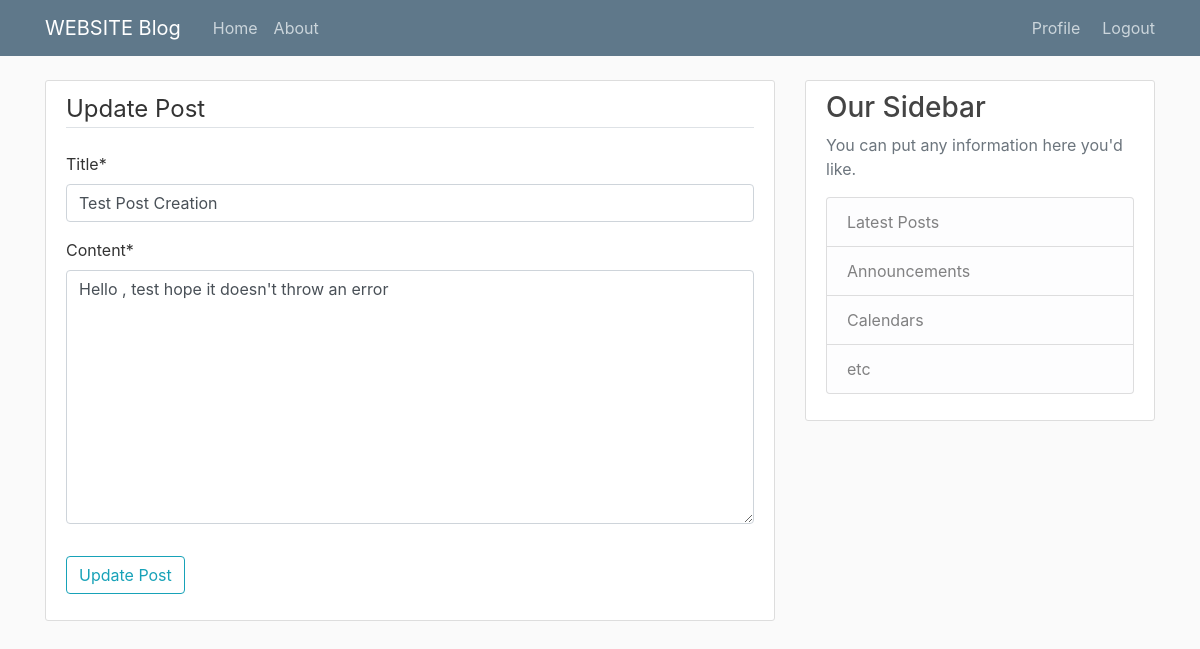
Page /update/4/ (signed in) on the committed database.
### web/models.py (models this page shows, shortened)
class Post(models.Model):
    title = models.CharField(max_length=100)
    content = models.TextField()
    date_posted = models.DateTimeField(default = timezone.now)
    author = models.ForeignKey(User, on_delete=models.CASCADE)

### web/views.py (the view, shortened to what this page needs)
# urls.py: path('update/<int:pk>/',views.update,name='web-update'),
@login_required
def update(request , pk):
    post = Post.objects.get(pk = pk)
    if post.author != request.user:
        messages.error(request, "You are not allowed to edit someone else's post.BRUH!")
        return redirect('web-home')
    if request.method == "GET":
        form = PostForm(instance=post)
    return render(
        request,
        'create.html',
        {'form': form , 'post': post}
    )

### web/forms.py
class PostForm(forms.ModelForm):
    class Meta:
        model = Post
        fields = ['title','content']

### templates/create.html (shortened to what this page needs)
{% extends 'base.html' %}
{% load crispy_forms_tags %}
{% block content %}
    <div class="content-section">
        <form action="" method="post">
            <fieldset class="form-group">
                <legend class="border-bottom mb-4">
                    {% if form.instance.pk and post.author == user %}
                        Update Post
                    {% else %}
                        Create post
                    {% endif %}
                </legend>
                {{ form|crispy }}
            </fieldset>
            <div class="form-group">
                <button class="btn btn-outline-info" type="submit">
                    {% if form.instance.pk and post.author == user %}
                        Update Post
                    {% else %}
                        Create post
                    {% endif %}
                </button>
            </div>
        </form>
    </div>
{% endblock content %}

### static/main.css (style rules this page uses)
body { background: #fafafa; color: #333333; margin-top: 5rem; }
.content-section { background: #ffffff; padding: 10px 20px; border: 1px solid #dddddd; border-radius: 3px; margin-bottom: 20px; }

### rows in the picture
Post: title "Test Post Creation", content "Hello , test hope it doesn't throw an error"
